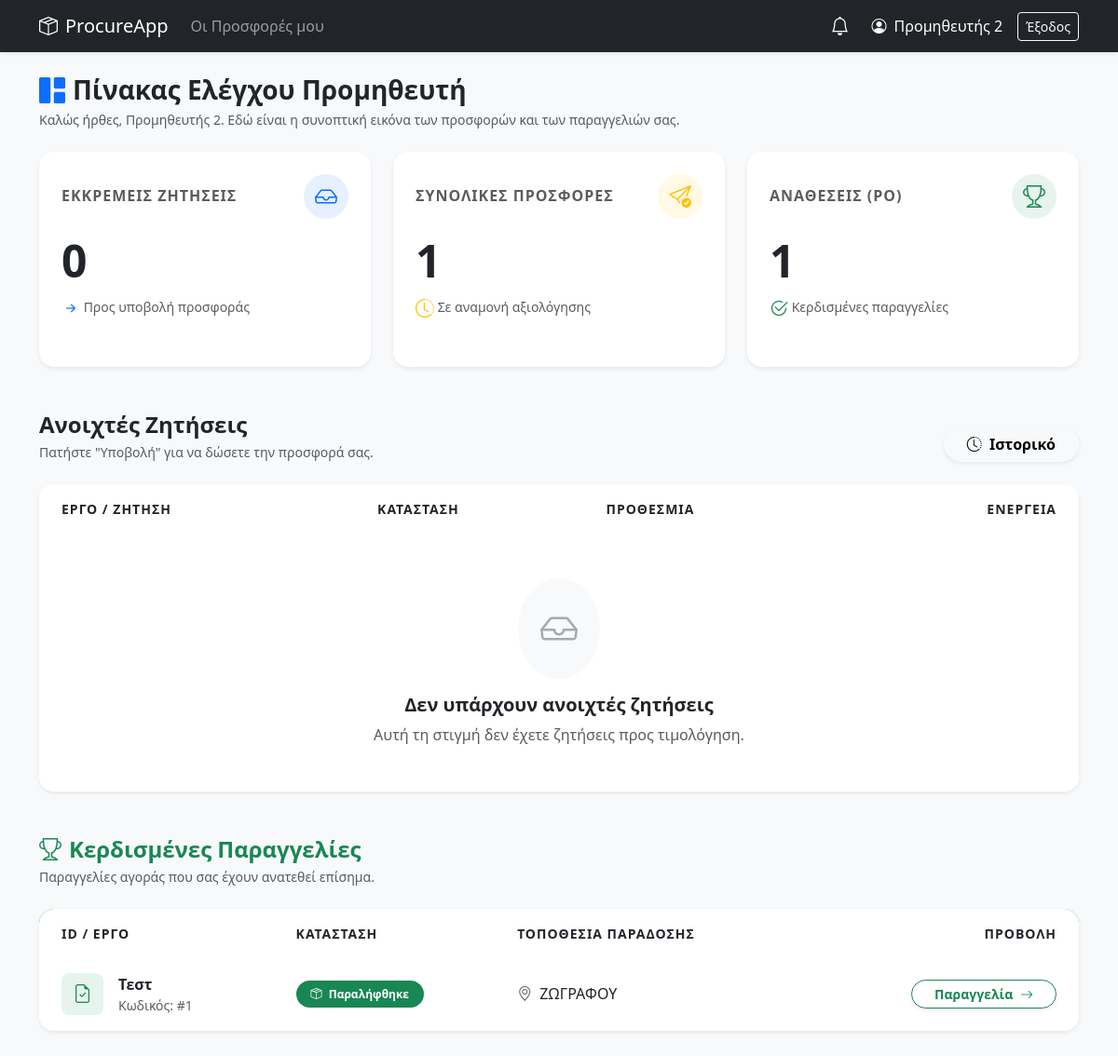
Before: /supplier (signed in) with the older database file.
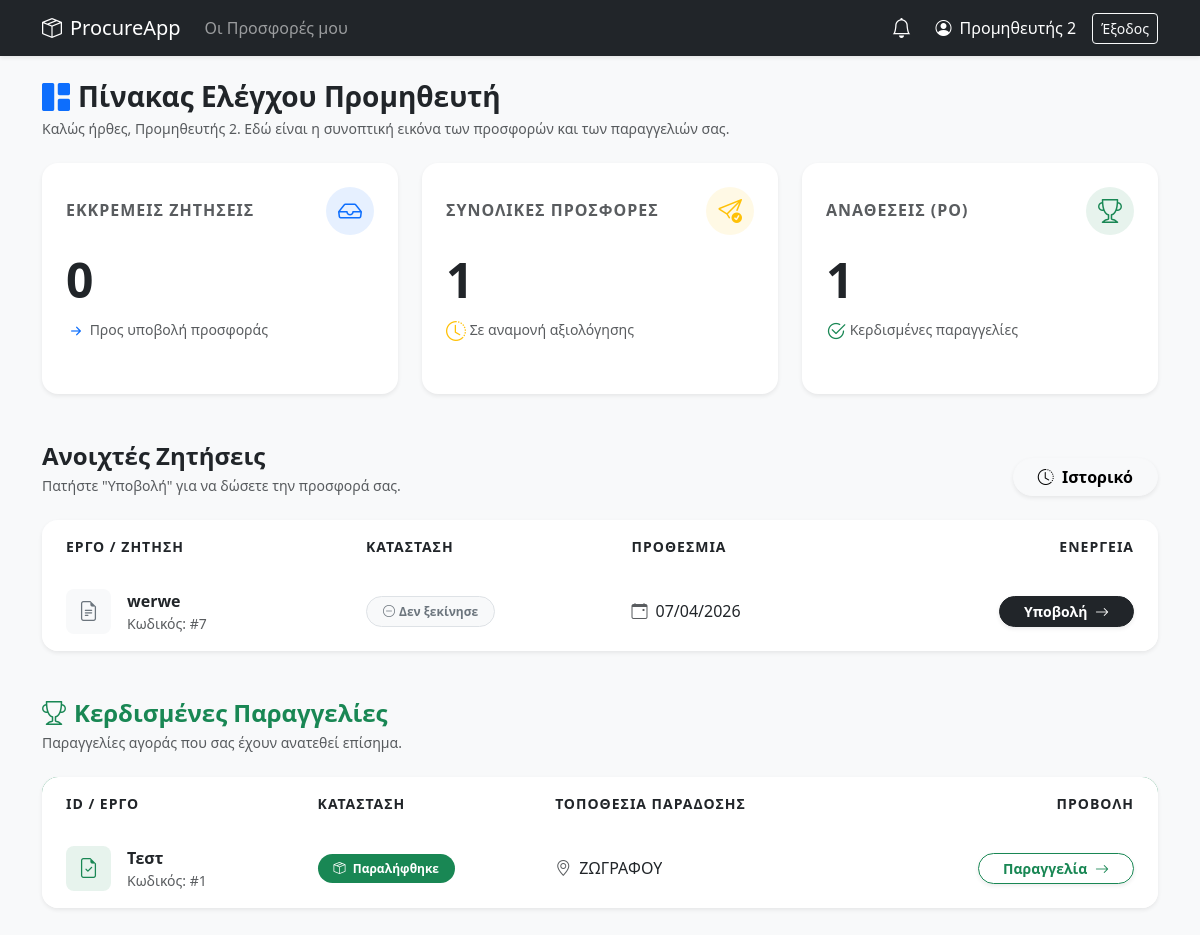
After: the same page with the newer database file.
### models.py (models this page shows)
class RequestRFQ(db.Model):
    __tablename__ = "requests"
    id = db.Column(db.Integer, primary_key=True)
    title = db.Column(db.String(200), nullable=False)
    description = db.Column(db.Text, nullable=True)
    documents = db.Column(db.String(255), nullable=True)
    created_by = db.Column(db.String(100), nullable=False)
    created_at = db.Column(db.DateTime, default=datetime.utcnow)
    delivery_location = db.Column(db.String(255), nullable=True)
    receiving_manager = db.Column(db.String(120), nullable=True)
    phone = db.Column(db.String(50), nullable=True)
    submit_deadline = db.Column(db.DateTime, nullable=False)
    delivery_deadline = db.Column(db.DateTime, nullable=False)
    status = db.Column(db.String(20), default=RFQStatus.OPEN)
    approved_by = db.Column(db.String(100), nullable=True)
    approved_at = db.Column(db.DateTime, nullable=True)
    denial_reason = db.Column(db.Text, nullable=True)
    winning_bid_id = db.Column(db.Integer, db.ForeignKey('bids.id'), nullable=True)
    cost_center_id = db.Column(db.Integer, db.ForeignKey('cost_centers.id'), nullable=True)
    cost_center = db.relationship('CostCenter', backref='rfqs')
    items = db.relationship('RequestItem', backref='rfq', lazy=True, cascade="all, delete-orphan")
    bids = db.relationship('Bid', backref='rfq', lazy=True, foreign_keys="[Bid.request_id]", cascade="all, delete-orphan")
    allowed_suppliers = db.relationship('AllowedSupplier', backref='rfq', lazy=True, cascade="all, delete-orphan")

### app.py (the view)
@app.route("/supplier")
@require_role("supplier")
def supplier_dashboard():
    username = session.get("username")
    supplier_name = session.get("name")
    rfqs = RequestRFQ.query.filter_by(status=RFQStatus.OPEN).join(AllowedSupplier).filter(AllowedSupplier.supplier_username == username).all()
    bids = Bid.query.filter_by(supplier_name=supplier_name).all()
    bids_map = {b.request_id: b for b in bids}
    submitted_count = Bid.query.filter_by(supplier_name=supplier_name, status='submitted').count()
    awards_count = ItemAward.query.join(RequestRFQ).filter(
        ItemAward.supplier_name == supplier_name, RequestRFQ.status.in_([RFQStatus.CLOSED, RFQStatus.RECEIVED])
    ).count()
    awarded_awards = ItemAward.query.join(RequestRFQ).filter(
        ItemAward.supplier_name == supplier_name, RequestRFQ.status.in_([RFQStatus.CLOSED, RFQStatus.RECEIVED])
    ).all()
    awarded_rfqs = list({RequestRFQ.query.get(aw.request_id) for aw in awarded_awards})
    awarded_rfqs.sort(key=lambda x: x.id, reverse=True)
    pending_count = len(rfqs) - submitted_count
    return render_template("supplier_dash.html", rfqs=rfqs, awarded_rfqs=awarded_rfqs, bids_map=bids_map, pending_count=max(0, pending_count), submitted_count=submitted_count, awards_count=awards_count)

### app.py (called while the page is built)
def require_roles(*roles):
    def wrap(fn):
        @wraps(fn)
        def inner(*args, **kwargs):
            if session.get("role") not in roles:
                flash("Δεν έχεις δικαίωμα πρόσβασης.", "danger")
                return redirect(url_for("login"))
            return fn(*args, **kwargs)
        return inner
    return wrap

@app.context_processor
def utility_processor():
    unread_notifs = []
    if 'username' in session:
        u = User.query.filter_by(username=session['username']).first()
        if u:
            unread_notifs = Notification.query.filter_by(user_id=u.id, is_read=False).order_by(Notification.created_at.desc()).all()
    return dict(phase_info=phase_info, is_editable_by_current_user=is_editable_by_current_user, now=datetime.utcnow(), unread_notifs=unread_notifs)

### templates/supplier_dash.html (shortened to what the changed rows need)
{% extends "base.html" %}
{% block content %}
<div class="row g-4 mb-5">
    <div class="col-md-4">
        <div class="card border-0 shadow-sm rounded-4 h-100 hover-elevate transition-all">
            <div class="card-body p-4">
                <h1 class="display-5 fw-bolder text-dark mb-0">{{ pending_count if pending_count is defined else 0 }}</h1>
            </div>
        </div>
    </div>
    <div class="col-md-4">
        <div class="card border-0 shadow-sm rounded-4 h-100 hover-elevate transition-all">
            <div class="card-body p-4">
                <h1 class="display-5 fw-bolder text-dark mb-0">{{ submitted_count if submitted_count is defined else 0 }}</h1>
            </div>
        </div>
    </div>
    <div class="col-md-4">
        <div class="card border-0 shadow-sm rounded-4 h-100 hover-elevate transition-all">
            <div class="card-body p-4">
                <h1 class="display-5 fw-bolder text-dark mb-0">{{ awards_count if awards_count is defined else 0 }}</h1>
            </div>
        </div>
    </div>
</div>
<div class="card border-0 shadow-sm rounded-4 mb-5 overflow-hidden">
  <div class="table-responsive">
    <table class="table table-hover align-middle mb-0 border-white">
      <thead class="bg-light text-muted small text-uppercase" style="letter-spacing: 1px;">
        <tr>
          <th class="ps-4 py-3 border-0">Εργο / Ζητηση</th>
          <th class="py-3 border-0">Κατασταση</th>
          <th class="py-3 border-0">Προθεσμια</th>
          <th class="text-end pe-4 py-3 border-0">Ενεργεια</th>
        </tr>
      </thead>
      <tbody class="border-top-0">
        {% for r in rfqs %}
        <tr>
          <td class="ps-4 py-3">
              <div class="d-flex align-items-center">
                  <div class="bg-light rounded-3 d-flex justify-content-center align-items-center me-3 text-secondary" style="width: 45px; height: 45px;">
                      <i class="bi bi-file-earmark-text fs-5"></i>
                  </div>
                  <div>
                      <div class="fw-bold text-dark fs-6">{{ r.title }}</div>
                      <div class="text-muted small">Κωδικός: #{{ r.id }}</div>
                  </div>
              </div>
          </td>
          <td>
              {% if bids_map and r.id in bids_map %}
                  {% if bids_map[r.id].status == 'submitted' %}
                      <span class="badge bg-success-subtle text-success border border-success-subtle rounded-pill px-3 py-2 fw-semibold"><i class="bi bi-check-circle me-1"></i>Απεστάλη</span>
                  {% else %}
                      <span class="badge bg-warning-subtle text-warning border border-warning-subtle rounded-pill px-3 py-2 fw-semibold"><i class="bi bi-pencil me-1"></i>Πρόχειρο</span>
                  {% endif %}
              {% else %}
                  <span class="badge bg-light text-secondary border rounded-pill px-3 py-2 fw-semibold"><i class="bi bi-dash-circle me-1"></i>Δεν ξεκίνησε</span>
              {% endif %}
          </td>
          <td>
              <div class="d-flex align-items-center text-dark fw-medium">
                  <i class="bi bi-calendar-event text-muted me-2"></i>
                  {{ r.submit_deadline.strftime('%d/%m/%Y') if r.submit_deadline else '-' }}
              </div>
          </td>
          <td class="text-end pe-4">
            <a class="btn btn-sm btn-dark px-4 rounded-pill shadow-sm fw-bold" href="{{ url_for('supplier_bid', req_id=r.id) }}">
              {% if bids_map and r.id in bids_map %}Επεξεργασία{% else %}Υποβολή{% endif %} <i class="bi bi-arrow-right ms-1"></i>
            </a>
          </td>
        </tr>
        {% else %}
        <tr>
            <td colspan="4" class="text-center py-5">
                <div class="d-inline-block bg-light rounded-circle p-4 mb-3">
                    <i class="bi bi-inbox fs-1 text-muted opacity-50"></i>
                </div>
                <h5 class="fw-bold text-dark">Δεν υπάρχουν ανοιχτές ζητήσεις</h5>
                <p class="text-muted mb-0">Αυτή τη στιγμή δεν έχετε ζητήσεις προς τιμολόγηση.</p>
            </td>
        </tr>
        {% endfor %}
      </tbody>
    </table>
  </div>
</div>
{% if awarded_rfqs %}
<div class="card border-0 shadow-sm rounded-4 mb-5 overflow-hidden">
  <div class="table-responsive">
    <table class="table table-hover align-middle mb-0 border-white">
      <thead class="bg-success text-white small text-uppercase" style="letter-spacing: 1px;">
        <tr>
          <th class="ps-4 py-3 border-0">ID / Εργο</th>
          <th class="py-3 border-0">Κατασταση</th>
          <th class="py-3 border-0">Τοποθεσια Παραδοσης</th>
          <th class="text-end pe-4 py-3 border-0">Προβολη</th>
        </tr>
      </thead>
      <tbody class="border-top-0">
        {% for r in awarded_rfqs %}
        <tr>
          <td class="ps-4 py-3">
              <div class="d-flex align-items-center">
                  <div class="bg-success bg-opacity-10 rounded-3 d-flex justify-content-center align-items-center me-3 text-success" style="width: 45px; height: 45px;">
                      <i class="bi bi-file-earmark-check fs-5"></i>
                  </div>
                  <div>
                      <div class="fw-bold text-dark fs-6">{{ r.title }}</div>
                      <div class="text-muted small">Κωδικός: #{{ r.id }}</div>
                  </div>
              </div>
          </td>
          <td>
              {% if r.status == 'received' %}
                  <span class="badge bg-success rounded-pill px-3 py-2 fw-semibold"><i class="bi bi-box-seam me-1"></i> Παραλήφθηκε</span>
              {% else %}
                  <span class="badge bg-primary rounded-pill px-3 py-2 fw-semibold"><i class="bi bi-truck me-1"></i> Προς Παράδοση</span>
              {% endif %}
          </td>
          <td>
              <div class="d-flex align-items-center text-dark fw-medium">
                  <i class="bi bi-geo-alt text-muted me-2"></i>
                  <span class="text-truncate" style="max-width: 200px;">{{ r.delivery_location or '-' }}</span>
              </div>
          </td>
          <td class="text-end pe-4">
            <a class="btn btn-sm btn-outline-success px-4 rounded-pill shadow-sm fw-bold" href="{{ url_for('supplier_bid', req_id=r.id) }}">
              Παραγγελία <i class="bi bi-arrow-right ms-1"></i>
            </a>
          </td>
        </tr>
        {% endfor %}
      </tbody>
    </table>
  </div>
</div>
{% endif %}
{% endblock %}

Changed rows visible on the page:
added RequestRFQ: title "werwe", id "7", shows "Δεν ξεκίνησε", submit_deadline "07/04/2026", shows "Υποβολή", shown under "Ανοιχτές Ζητήσεις"
Other visible differences:
text no longer shown: "Δεν υπάρχουν ανοιχτές ζητήσεις Αυτή τη στιγμή δεν έχετε ζητήσεις προς τιμολόγηση."
